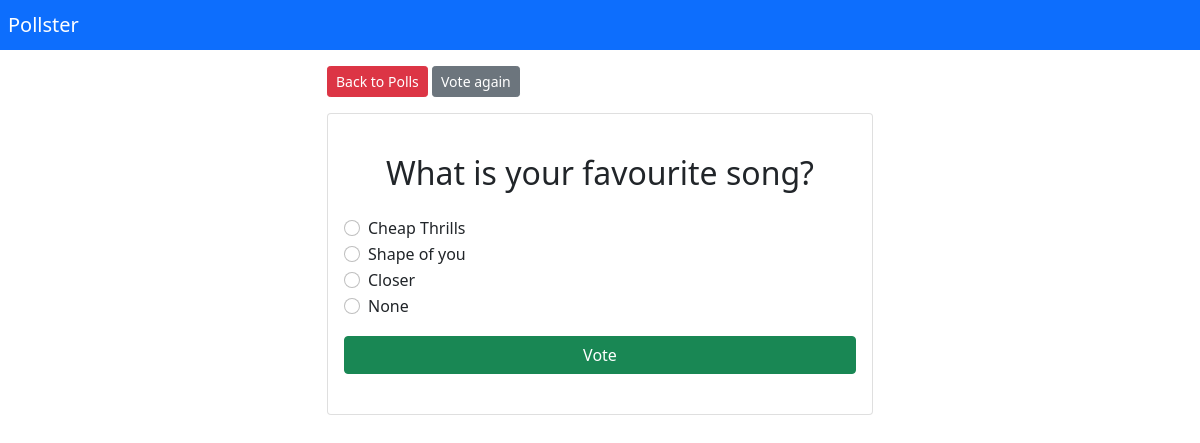
Page /polls/4 on the committed database.
### polls/models.py (models this page shows, shortened)
class Question(models.Model):
    question_title=models.CharField(max_length=200)
    pub_date=models.DateTimeField(auto_now_add=True)

class Choice(models.Model):
    question = models.ForeignKey(Question,on_delete=models.CASCADE)
    choice_title=models.CharField(max_length=200)
    votes=models.IntegerField(default=0)
    def __str__(self):
        return self.choice_title

### polls/views.py (the view)
# urls.py: path('polls/<int:question_id>',polls_views.detail,name="detail_question"),
def detail(request,question_id):
    try:
        question=Question.objects.get(pk=question_id)
        choices=question.choice_set.all()
        context={'question':question,'choices':choices} # even if we pass just question thats enought
    except Question.DoesNotExist:
        raise Http404("Question Does Not Exist")
    return render(request,'polls/detail.html',context)

### polls/templates/polls/detail.html (shortened to what this page needs)
{% extends 'polls/base.html' %}
{% block content %}
<a href="{% url 'list'%}" class="btn btn-danger mb-3 mt-3 btn-sm">Back to Polls</a>
<a href="{% url 'detail_question' question.pk %}" class="btn btn-secondary mb-3 mt-3 btn-sm">Vote again</a>
<div class="card py-2">
    <div class="card-body">
        <h2 class="py-3"><center>{{question.question_title}}</center></h2>
        <form method="POST" action="{% url 'vote_question' question.pk %}" >
        {% for choice in choices %}
        <div class="form-check">
            <input class="form-check-input" name="choice" type="radio" value="{{choice.pk}}" id="choice {{ forloop.counter }}">
            <label class="form-check-label" for="choice{{forloop.counter}}" >
                {{choice}}
            </label>
         </div>
        {% endfor %}
        <div class="d-grid gap-2 py-3">
        <input type="submit" value="Vote" class="btn btn-success"/>
        </div>
    </form>
</div>
</div>
{% endblock %}

### rows in the picture
Question: question_title "What is your favourite song?"
Choice: choice_title "Cheap Thrills"
Choice: choice_title "Shape of you"
Choice: choice_title "Closer"
Choice: choice_title "None"
